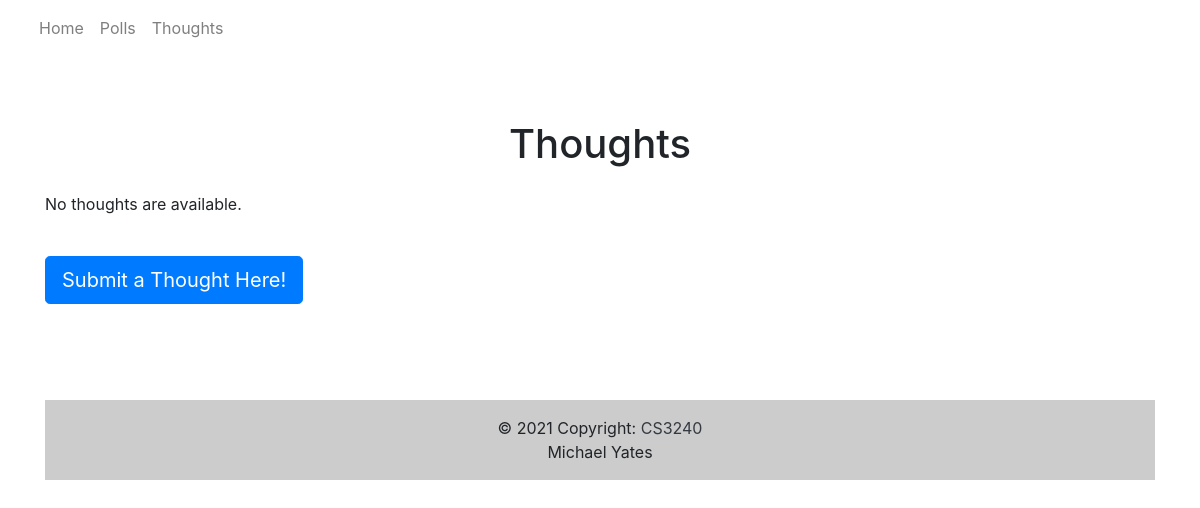
/polls/thoughts/list/, run on an earlier commit of the app's database.
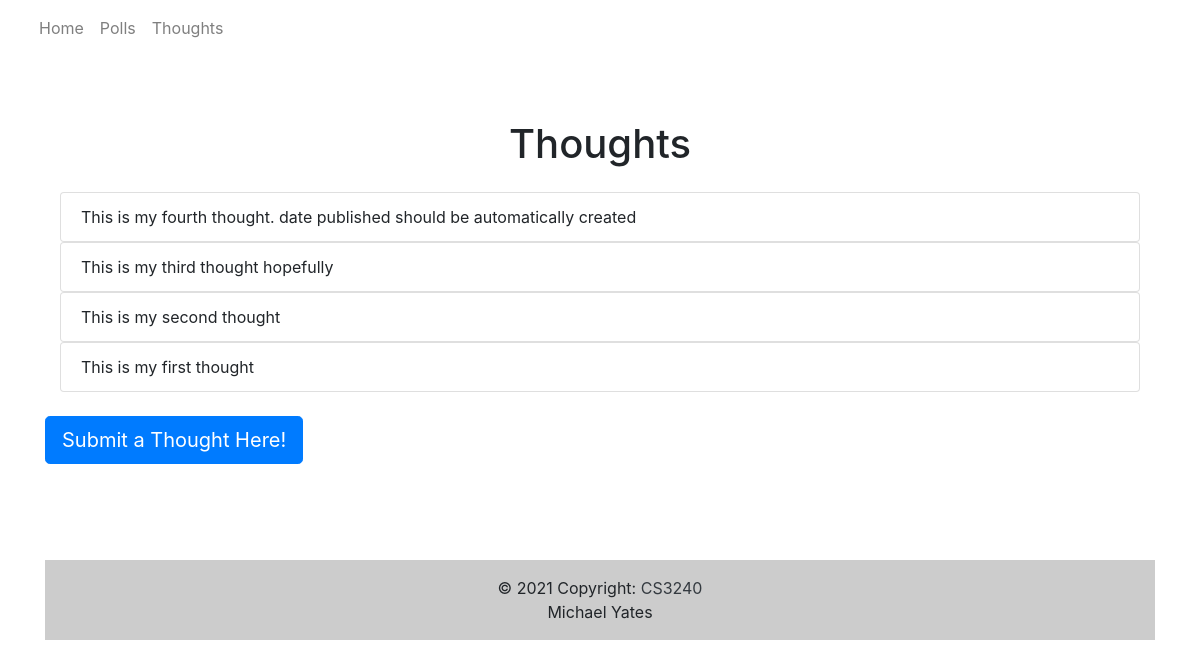
And on a later commit of the database.
### polls/models.py (models this page shows, shortened)
class Thought(models.Model):
    thought_text = models.TextField()
    date_posted = models.DateTimeField('date published')

### polls/views.py (the view)
# urls.py: path('thoughts/list/', views.ThoughtsView.as_view(), name='thoughts'),
class ThoughtsView(generic.ListView):
    template_name = 'polls/thoughts.html'  # reference the html file
    context_object_name = 'latest_thought_list'
    def get_queryset(self):
        return Thought.objects.filter(date_posted__lte=timezone.now()).order_by('-date_posted')[:10]

### polls/templates/polls/thoughts.html (shortened to what this page needs)
{% extends "polls/base.html" %}
{% block content %}
<!doctype html>
<html lang="en">
  <head>
    <link rel="stylesheet" href="https://stackpath.bootstrapcdn.com/bootstrap/4.1.3/css/bootstrap.min.css">
  </head>
  <body>
  <div class="text-center p-3">
                    <h1> Thoughts </h1>
                </div>
    {% if latest_thought_list %}
    <ul class="list-group">
    {% for thought in latest_thought_list %}
      <div class="container-fluid">
      <li class="list-group-item">{{ thought.thought_text }}</li>
      </div>
    {% endfor %}
    </ul>
    {% else %}
    <p>No thoughts are available.</p>
    {% endif %}
    <br>
    <a class="btn btn-primary btn-lg" href="/polls/thoughts/">Submit a Thought Here!</a>
    </div>
  </body>
</html>
{% endblock %}

What changed in the data, as far as the page shows it:
added Thought: thought_text "This is my fourth thought. date published should be automatically created"
added Thought: thought_text "This is my third thought hopefully"
added Thought: thought_text "This is my second thought"
added Thought: thought_text "This is my first thought"
Also different on the page:
text no longer shown: "No thoughts are available."
